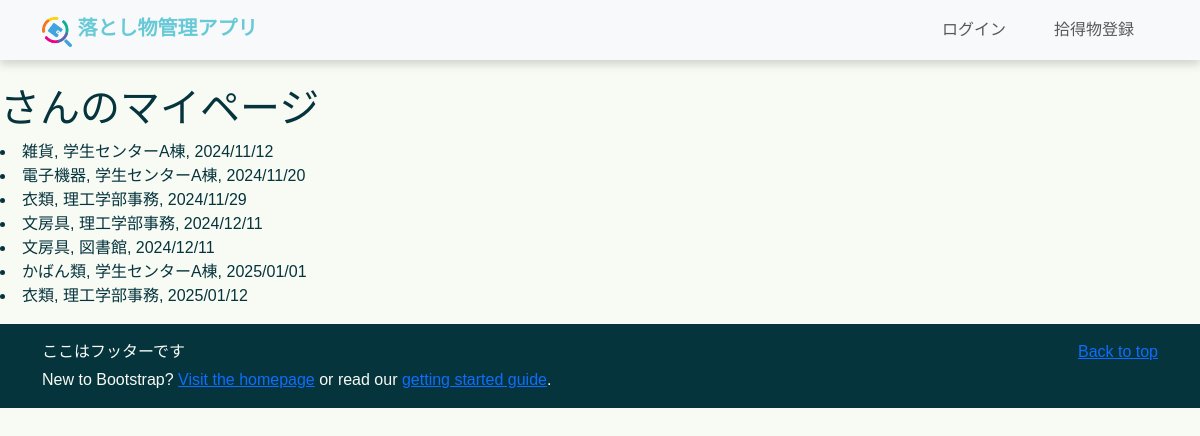
Page /mypage/administrator on the earlier database version.
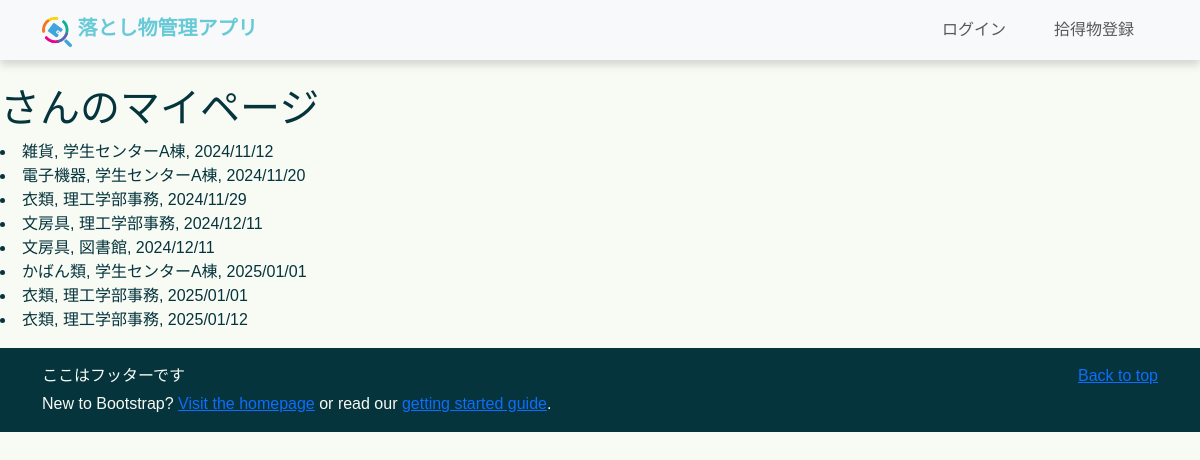
Same page on the later database version.
### top/models.py (models this page shows, shortened)
class Item(models.Model):
    item_id = models.AutoField(primary_key=True)
    item_name = models.ForeignKey(ItemsNameTag, on_delete=models.CASCADE, verbose_name="Item Name")
    PorD_location = models.ForeignKey(PickedOrDroppedLocationsTag, on_delete=models.CASCADE,
                                      verbose_name="Picked or Dropped Location")
    storage_location = models.ForeignKey(StorageLocationsTag, on_delete=models.CASCADE, verbose_name="Storage Location", null=True)
    item_type = models.IntegerField(verbose_name="Item Type", help_text="0: Found, 1: Lost")
    status = models.SmallIntegerField(verbose_name="Status", help_text="0: Pending, 1: In Progress, 2: Resolved")
    created_at = models.DateTimeField() # 時間を自動的に更新しない
    updated_at = models.DateTimeField(auto_now=True, null=True, blank=True)
    contact_email = models.EmailField(max_length=100, null=True, blank=True)
    contact_phone = models.CharField(max_length=20, null=True, blank=True)
    description = models.TextField(null=True, blank=True)

class ItemsNameTag(models.Model):
    item_name_id = models.AutoField(primary_key=True)
    item_name = models.CharField(max_length=100, verbose_name="Name tags for items",
                                 help_text="Stationery, clothing, electronic equipment, etc.")
    description = models.TextField(null=True, blank=True)

class StorageLocationsTag(models.Model):
    storage_location_id = models.AutoField(primary_key=True)
    storage_location_name = models.CharField(max_length=100, verbose_name="Storage Location Name",
                                             help_text="Name of the place to store lost items, e.g., administrative office, library, etc.")
    description = models.TextField(null=True, blank=True)

### mypage/views.py (the view)
# urls.py: path("administrator", views.admin_mypage, name="admin_mypage"),
def admin_mypage(request): # 未完成
    username = request.user.username # ユーザー名の取得
    founditems = Item.objects.filter(item_type=0).order_by("created_at")
    return render(request, "administrator.html", {"founditems":founditems})

### mypage/templates/administrator.html
{% extends "base.html" %}
{% load static %}
{% block content %}
<h1>{{ user.username }}さんのマイページ</h1>
{% if founditems %}
    {% for item in founditems %}
        <li>{{ item.item_name.item_name }}, {{ item.storage_location.storage_location_name }}, {{ item.created_at | date:"Y/m/d" }}</li>
    {% endfor %}
{% else %}
    <p>拾得物は登録されていません</p>
{% endif %}
{% endblock content %}

Differences in the rows shown:
added Item: item_name.item_name "衣類", storage_location.storage_location_name "理工学部事務", created_at "2025/01/01"
